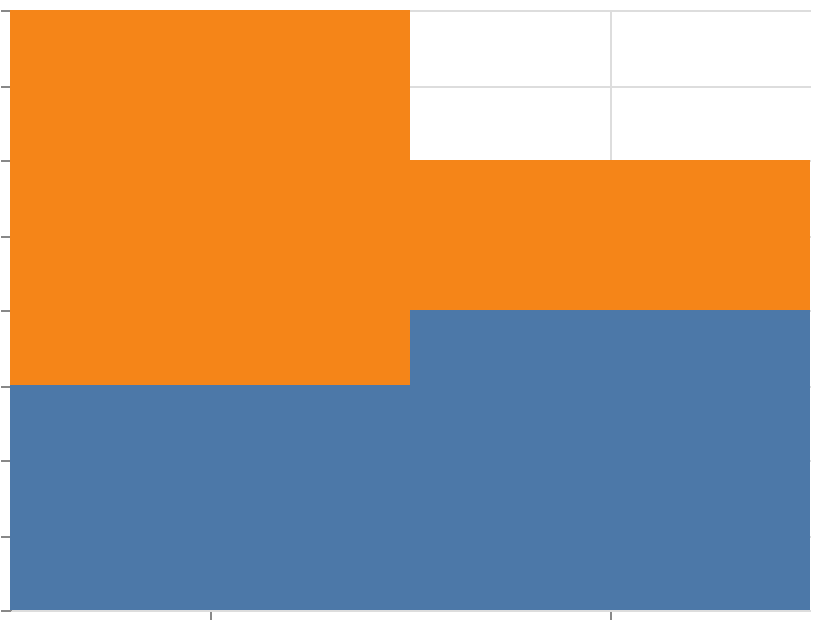

Write the Vega-Lite specification saved for this chart.
### Vega specification from a JSON file in a GitHub repository (floating-point values rounded to 4 significant figures)
{"$schema": "https://vega.github.io/schema/vega/v6.json", "width": 400, "height": 300, "padding": 5, "autosize": "none", "data": [{"name": "table", "values": [{"cat": "A", "group": "X", "val": 3}, {"cat": "A", "group": "Y", "val": 5}, {"cat": "B", "group": "X", "val": 4}, {"cat": "B", "group": "Y", "val": 2}], "transform": [{"type": "stack", "groupby": ["cat"], "field": "val", "sort": {"field": ["group"], "order": ["ascending"]}, "as": ["val_start", "val_end"], "offset": "zero"}]}], "scales": [{"name": "x", "type": "band", "domain": {"data": "table", "field": "cat", "sort": true}, "range": "width"}, {"name": "y", "type": "linear", "domain": {"data": "table", "fields": ["val_start", "val_end"]}, "range": [{"signal": "height"}, 0], "zero": true, "nice": true}, {"name": "color", "type": "ordinal", "domain": {"data": "table", "field": "group", "sort": true}, "range": "category"}], "marks": [{"type": "rect", "from": {"data": "table"}, "encode": {"update": {"x": {"scale": "x", "field": "cat"}, "width": {"scale": "x", "band": 1}, "y": {"scale": "y", "field": "val_end"}, "y2": {"scale": "y", "field": "val_start"}, "fill": {"scale": "color", "field": "group"}}}}], "axes": [{"scale": "x", "orient": "bottom", "grid": true, "labels": false}, {"scale": "y", "orient": "left", "grid": true, "labels": false}], "legends": [{"fill": "color"}]}
